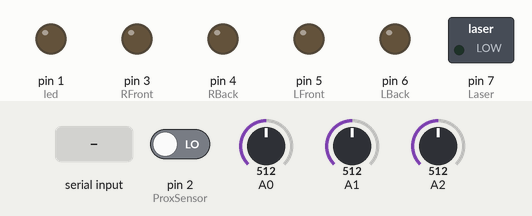
Bench run of a sketch on a simulated Arduino Uno, built with avr-gcc and run on an emulated ATmega328P. Parts: switched loads named in the sketch (green lamp = pin HIGH), output pins drawn as LEDs (lit = HIGH). The test bench sets the inputs (shaded band); at power-on: pin 2 (ProxSensor) LOW, A0 = 512, A1 = 512, A2 = 512.

Above: at 1.2 s.
1.3 s: "S" received over the second serial link
At 2.4 s:
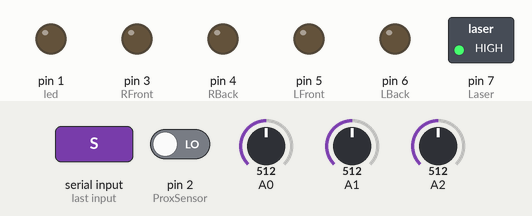
2.8 s: "U" received over the second serial link
At 3.5 s:
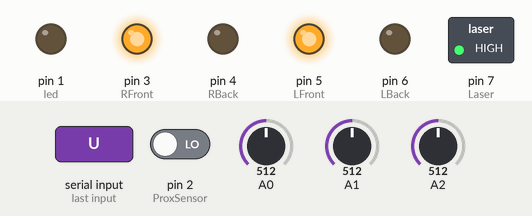
4.3 s: "A" received over the second serial link
At 4.7 s:
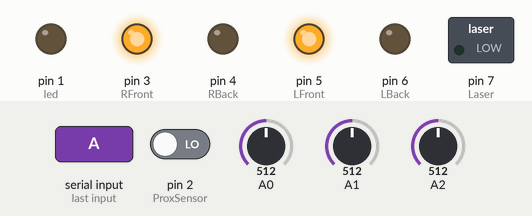
5.8 s: "R" received over the second serial link
At 7.0 s:
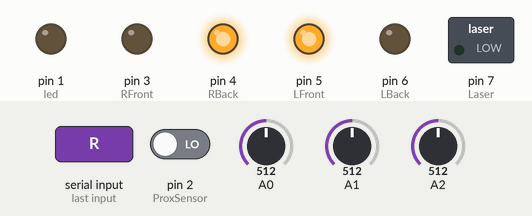
7.3 s: "L" received over the second serial link
At 8.1 s:
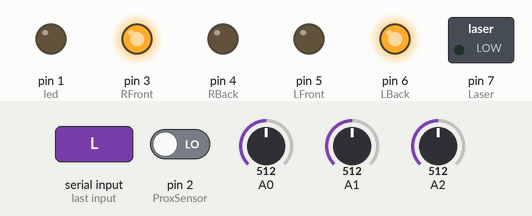
8.8 s: "B" received over the second serial link
At 9.3 s:
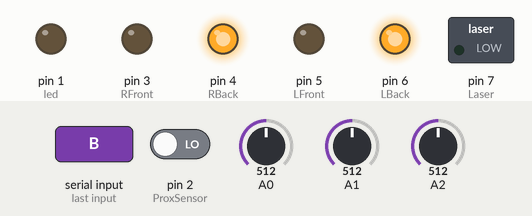
Timing chart, 0 to 11.3 s (numbered marks = the images above; inputs shaded):
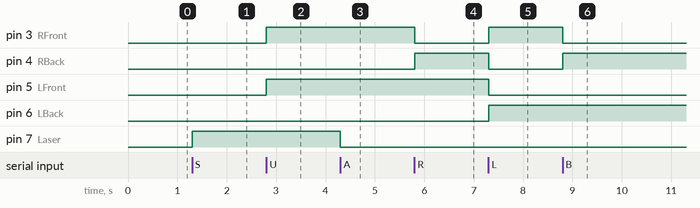

Measured:
- after the input at 1.3 s, pin 7 (Laser): LOW → HIGH at once
- after the input at 2.8 s, pin 3 (RFront), pin 5 (LFront): LOW → HIGH at once
- after the input at 4.3 s, pin 7 (Laser): HIGH → LOW at once
- after the input at 5.8 s, pin 3 (RFront): HIGH → LOW at once; pin 4 (RBack): LOW → HIGH at once
- after the input at 7.3 s, pin 3 (RFront), pin 6 (LBack): LOW → HIGH at once; pin 4 (RBack), pin 5 (LFront): HIGH → LOW at once
- after the input at 8.8 s, pin 3 (RFront): HIGH → LOW at once; pin 4 (RBack): LOW → HIGH at once

The sketch:

bot1.ino
```cpp
// We'll use SoftwareSerial to communicate with the XBee:
#include <SoftwareSerial.h>

#define RFront  3
#define RBack  4
#define LFront  5
#define LBack  6
#define Laser 7
#define ProxSensor 2
#define led 1
//For Atmega2560, ATmega32U4, etc.
// XBee's DOUT (TX) is connected to pin 10 (Arduino's Software RX)
// XBee's DIN (RX) is connected to pin 11 (Arduino's Software TX)
SoftwareSerial XBee(10, 11); // RX, TX
char hit = 'X';
int count = -1;
int period = 6;

void setup()
{

  XBee.begin(9600);
  //Serial.begin(9600);

  pinMode(LFront, OUTPUT);
  pinMode(RFront, OUTPUT);
  pinMode(RBack, OUTPUT);
  pinMode(LBack, OUTPUT);
  pinMode(Laser, OUTPUT);
  pinMode(led, OUTPUT);
  //Pin 2 is connected to the output of proximity sensor
  pinMode(ProxSensor,INPUT);

}

void loop()
{

  char touch = 'G';

  if(digitalRead(ProxSensor)==HIGH)      //Check the sensor output
  {
    touch = 'H';
  }
  else
  {
    touch  = 'G';
  }

  int ldr_front_value = analogRead(A0);
  int ldr_left_value = analogRead(A1);
  int ldr_right_value = analogRead(A2);


  if(ldr_front_value > 930){
    hit = 'Q';
  }
  if(ldr_left_value > 930){
    hit = 'W';
  }
  if(ldr_right_value > 930){
    hit = 'W';
  }
  // Serial.println(ldr_right_value);
  if(XBee.available()){

    count++;
    count %= period;


    if(hit == 'X'){
      if(count == 0){

      digitalWrite(led,LOW);

      }
    }


    // Serial.println(hit);
    XBee.write(hit);

    if(hit == 'Q' || hit == 'W'){

      digitalWrite(led,HIGH);
      count = 0;

    }

    hit = 'X';
    XBee.write(touch);
    char c = XBee.read();


    //Serial.println(c);
    if(c=='S')
      digitalWrite(Laser,HIGH);
    else if(c == 'A')
      digitalWrite(Laser,LOW);
    else if(c=='U')
    {

      digitalWrite(LBack,LOW);
      digitalWrite(RBack,LOW);
      digitalWrite(LFront,HIGH);
      digitalWrite(RFront,HIGH);

    }
    else if(c=='R')
    {

      digitalWrite(LBack,LOW);
      digitalWrite(RFront, LOW);
      digitalWrite(LFront,HIGH);
      digitalWrite(RBack,HIGH);

    }
    else if(c=='L')
    {

      digitalWrite(LFront,LOW);
      digitalWrite(RBack,LOW);
      digitalWrite(RFront,HIGH);
      digitalWrite(LBack,HIGH);

    }
    else if(c=='B')
    {

      digitalWrite(LFront,LOW);
      digitalWrite(RFront,LOW);
      digitalWrite(LBack,HIGH);
      digitalWrite(RBack,HIGH);

    }
    else if(c == 'N')
    {

      digitalWrite(LFront,LOW);
      digitalWrite(RFront,LOW);
      digitalWrite(LBack,LOW);
      digitalWrite(RBack,LOW);

    }
    // Serial.println(touch);
    delay(60);    //delay is nessecary to write properly

  }
}
```
